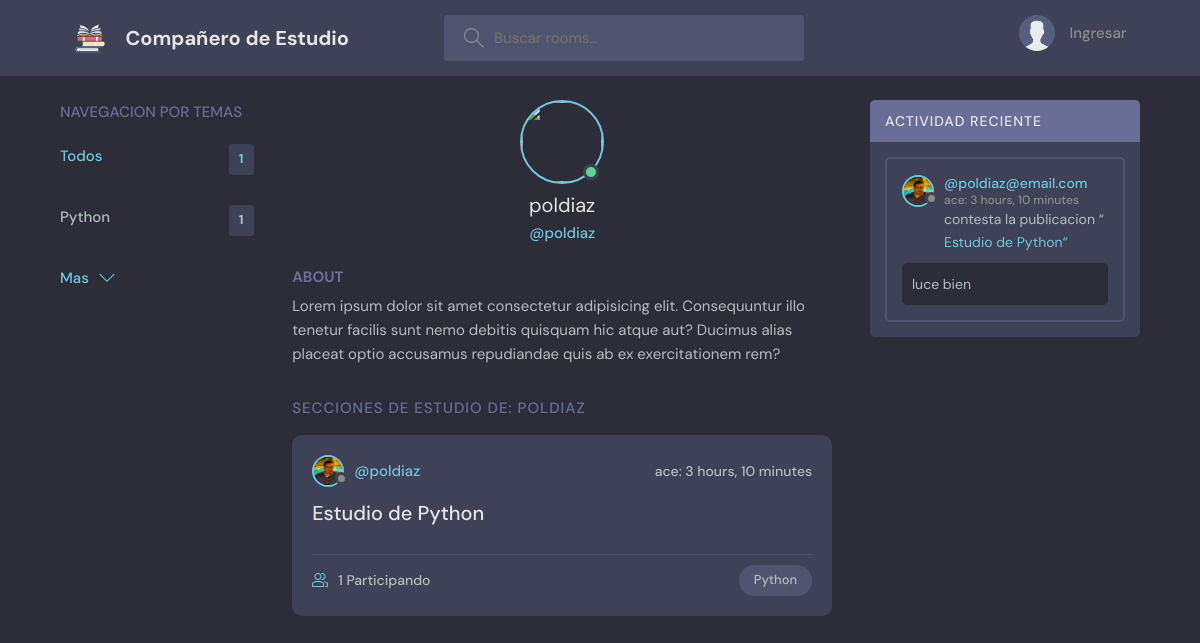
Page /profile/1/ on the committed database.
### base/models.py (models this page shows, shortened)
class Topic(models.Model):
    name = models.CharField(max_length=200)

class User(AbstractUser):
    name = models.CharField(max_length=200, null=True)
    email = models.EmailField(unique=True, null=True)
    bio = models.TextField(null=True)
    avatar = models.ImageField(null=True, default="avatar.svg")
    USERNAME_FIELD = 'email'
    REQUIRED_FIELDS = []

class Room(models.Model):
    host = models.ForeignKey(User, on_delete=models.SET_NULL, null=True)
    topic = models.ForeignKey(Topic, on_delete=models.SET_NULL, null=True)
    name = models.CharField(max_length=200)
    description = models.TextField(null=True, blank=True)
    participants = models.ManyToManyField(User, related_name='participants', blank=True)
    updated = models.DateTimeField(auto_now=True)
    created = models.DateTimeField(auto_now_add=True)
    class Meta:
        ordering = ['-updated', '-created']
    def __str__(self):
        return self.name

class Message(models.Model):
    user = models.ForeignKey(User, on_delete=models.CASCADE)
    room = models.ForeignKey(Room, on_delete=models.CASCADE)
    body = models.TextField()
    updated = models.DateTimeField(auto_now=True)
    created = models.DateTimeField(auto_now_add=True)
    class Meta:
        ordering = ['-updated', '-created']

### base/views.py (the view)
# urls.py: path('profile/<str:pk>/', views.userProfile, name="user-profile"),
def userProfile(request, pk):
    user = User.objects.get(id=pk)
    rooms = user.room_set.all()
    room_messages = user.message_set.all()
    topics = Topic.objects.all()
    context = {
        "user": user,
        "rooms": rooms,
        "room_messages": room_messages,
        "topics": topics,
    }
    return render(request, "base/profile.html", context)

### base/templates/base/profile.html (shortened to what this page needs)
{% extends "main.html" %}
{% block content %}
  <main class="profile-page layout layout--3">
    <div class="container">
      {% include 'base/topics_component.html' %}
      <div class="roomList">
        <div class="profile">
          <div class="profile__avatar">
            <div class="avatar avatar--large active">
              <img src="{{profile.user.avatar.url}}}" />
            </div>
          </div>
          <div class="profile__info">
            <h3>{{user.username}}</h3>
            <p>@{{user.username}}</p>
          </div>
          <div class="profile__about">
            <h3>About</h3>
            <p>
              Lorem ipsum dolor sit amet consectetur adipisicing elit. Consequuntur illo tenetur
              facilis sunt nemo debitis quisquam hic atque aut? Ducimus alias placeat optio
              accusamus repudiandae quis ab ex exercitationem rem?
            </p>
          </div>
        </div>
        <div class="roomList__header">
          <div>
            <h2>Secciones de Estudio de: {{user.username}}</a>
            </h2>
          </div>
        </div>
        {% include "base/feed_component.html" %}
      </div>
      {% include "base/activity_component.html" %}
    </div>
  </main>
  {% endblock content %}

### base/templates/base/topics_component.html
<div class="topics">
  <div class="topics__header">
    <h2>Navegacion por Temas</h2>
  </div>
  <ul class="topics__list">
    <li>
      <a href="{% url 'home' %}" class="active">Todos <span>{{topics.count}}</span></a>
    </li>
    {% for topic in topics %}
    <li>
      <a href="{% url 'home' %}?q={{topic.name}}">{{topic.name}}<span>{{topic.room_set.all.count}}</span></a>
    </li>
    {% endfor %}
  </ul>
  <a class="btn btn--link" href="{% url "topics" %}">
    Mas
    <svg
      version="1.1"
      xmlns="http://www.w3.org/2000/svg"
      width="32"
      height="32"
      viewBox="0 0 32 32"
    >
      <title>chevron-down</title>
      <path d="M16 21l-13-13h-3l16 16 16-16h-3l-13 13z"></path>
    </svg>
  </a>
</div>

### base/templates/base/feed_component.html (shortened to what this page needs)
{% for room in rooms %}
<div class="roomListRoom">
  <div class="roomListRoom__header">
    <a href="{% url 'user-profile' room.host.id %}" class="roomListRoom__author">
      <div class="avatar avatar--small">
        <img src="{{room.host.avatar.url}}" />
      </div>
      <span>@{{room.host.username}}</span>
    </a>
    <div class="roomListRoom__actions">
      <span>ace: {{room.created|timesince}}</span>
    </div>
  </div>
  <div class="roomListRoom__content">
    <a href="{% url 'room' room.id %}">{{room.name}}</a>
  </div>
  <div class="roomListRoom__meta">
    <a href="{% url 'room' room.id %}" class="roomListRoom__joined">
      {{room.participants.all.count}} Participando
    </a>
    <p class="roomListRoom__topic">{{room.topic.name}}</p>
  </div>
</div>
{% endfor %}

### base/templates/base/activity_component.html (shortened to what this page needs)
<div class="activities">
  <div class="activities__header">
    <h2>Actividad Reciente</h2>
  </div>
  {% for message in room_messages %}
  <div class="activities__box">
    <div class="activities__boxHeader roomListRoom__header">
      <a href="{% url "user-profile" message.user.id %}" class="roomListRoom__author">
        <div class="avatar avatar--small">
          <img src="{{message.user.avatar.url}}" />
        </div>
        <p>
          @{{ message.user }}
          <span>ace: {{ message.created|timesince }}</span>
        </p>
      </a>
    </div>
    <div class="activities__boxContent">
      <p>
        contesta la publicacion “<a href="{% url 'room' message.room.id %}">{{message.room}}“</a>
      </p>
      <div class="activities__boxRoomContent">
        {{ message.body }}
      </div>
    </div>
  </div>
  {% endfor %}
</div>

### rows in the picture
Topic: name "Python", room_set.all.count "1"
User: username "poldiaz", username "POLDIAZ"
Room: host.avatar (picture), host.username "poldiaz", created "3 hours, 10 minutes", name "Estudio de Python", participants.all.count "1", topic.name "Python"
Message: user.avatar (picture), user "poldiaz@email.com", created "3 hours, 10 minutes", room "Estudio de Python", body "luce bien"

### other values in the picture
{{ topics.count }} "1"
